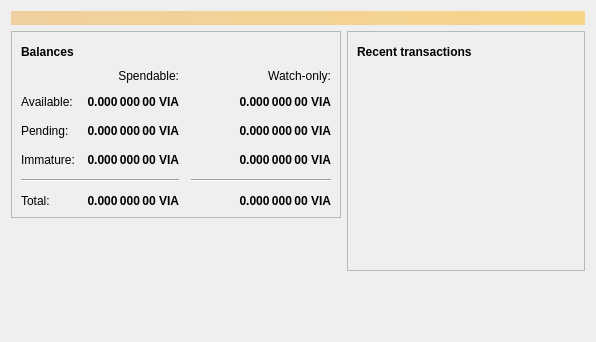
<?xml version="1.0" encoding="UTF-8"?>
<ui version="4.0">
 <class>OverviewPage</class>
 <widget class="QWidget" name="OverviewPage">
  <property name="geometry">
   <rect>
    <x>0</x>
    <y>0</y>
    <width>596</width>
    <height>342</height>
   </rect>
  </property>
  <property name="windowTitle">
   <string>Form</string>
  </property>
  <layout class="QVBoxLayout" name="topLayout">
   <item>
    <widget class="QLabel" name="labelAlerts">
     <property name="visible">
      <bool>false</bool>
     </property>
     <property name="styleSheet">
      <string notr="true">background-color: qlineargradient(x1: 0, y1: 0, x2: 1, y2: 0, stop:0 #F0D0A0, stop:1 #F8D488); color:#000000;</string>
     </property>
     <property name="wordWrap">
      <bool>true</bool>
     </property>
     <property name="margin">
      <number>3</number>
     </property>
    </widget>
   </item>
   <item>
    <layout class="QHBoxLayout" name="horizontalLayout" stretch="1,1">
     <item>
      <layout class="QVBoxLayout" name="verticalLayout_2">
       <item>
        <widget class="QFrame" name="frame">
         <property name="frameShape">
          <enum>QFrame::StyledPanel</enum>
         </property>
         <property name="frameShadow">
          <enum>QFrame::Raised</enum>
         </property>
         <layout class="QVBoxLayout" name="verticalLayout_4">
          <item>
           <layout class="QHBoxLayout" name="horizontalLayout_4">
            <item>
             <widget class="QLabel" name="label_5">
              <property name="font">
               <font>
                <weight>75</weight>
                <bold>true</bold>
               </font>
              </property>
              <property name="text">
               <string>Balances</string>
              </property>
             </widget>
            </item>
            <item>
             <widget class="QPushButton" name="labelWalletStatus">
              <property name="enabled">
               <bool>false</bool>
              </property>
              <property name="maximumSize">
               <size>
                <width>30</width>
                <height>16777215</height>
               </size>
              </property>
              <property name="toolTip">
               <string>The displayed information may be out of date. Your wallet automatically synchronizes with the Viacoin network after a connection is established, but this process has not completed yet.</string>
              </property>
              <property name="text">
               <string/>
              </property>
              <property name="icon">
               <iconset resource="../bitcoin.qrc">
                <normaloff>:/icons/warning</normaloff>
                <disabledoff>:/icons/warning</disabledoff>:/icons/warning</iconset>
              </property>
              <property name="iconSize">
               <size>
                <width>24</width>
                <height>24</height>
               </size>
              </property>
              <property name="flat">
               <bool>true</bool>
              </property>
             </widget>
            </item>
            <item>
             <spacer name="horizontalSpacer_3">
              <property name="orientation">
               <enum>Qt::Horizontal</enum>
              </property>
              <property name="sizeHint" stdset="0">
               <size>
                <width>40</width>
                <height>20</height>
               </size>
              </property>
             </spacer>
            </item>
           </layout>
          </item>
          <item>
           <layout class="QGridLayout" name="gridLayout">
            <property name="spacing">
             <number>12</number>
            </property>
            <item row="2" column="2">
             <widget class="QLabel" name="labelWatchPending">
              <property name="font">
               <font>
                <weight>75</weight>
                <bold>true</bold>
               </font>
              </property>
              <property name="cursor">
               <cursorShape>IBeamCursor</cursorShape>
              </property>
              <property name="toolTip">
               <string>Unconfirmed transactions to watch-only addresses</string>
              </property>
              <property name="text">
               <string notr="true">0.000 000 00 VIA</string>
              </property>
              <property name="alignment">
               <set>Qt::AlignRight|Qt::AlignTrailing|Qt::AlignVCenter</set>
              </property>
              <property name="textInteractionFlags">
               <set>Qt::LinksAccessibleByMouse|Qt::TextSelectableByKeyboard|Qt::TextSelectableByMouse</set>
              </property>
             </widget>
            </item>
            <item row="2" column="1">
             <widget class="QLabel" name="labelUnconfirmed">
              <property name="font">
               <font>
                <weight>75</weight>
                <bold>true</bold>
               </font>
              </property>
              <property name="cursor">
               <cursorShape>IBeamCursor</cursorShape>
              </property>
              <property name="toolTip">
               <string>Total of transactions that have yet to be confirmed, and do not yet count toward the spendable balance</string>
              </property>
              <property name="text">
               <string notr="true">0.000 000 00 VIA</string>
              </property>
              <property name="alignment">
               <set>Qt::AlignRight|Qt::AlignTrailing|Qt::AlignVCenter</set>
              </property>
              <property name="textInteractionFlags">
               <set>Qt::LinksAccessibleByMouse|Qt::TextSelectableByKeyboard|Qt::TextSelectableByMouse</set>
              </property>
             </widget>
            </item>
            <item row="3" column="2">
             <widget class="QLabel" name="labelWatchImmature">
              <property name="font">
               <font>
                <weight>75</weight>
                <bold>true</bold>
               </font>
              </property>
              <property name="cursor">
               <cursorShape>IBeamCursor</cursorShape>
              </property>
              <property name="toolTip">
               <string>Mined balance in watch-only addresses that has not yet matured</string>
              </property>
              <property name="text">
               <string notr="true">0.000 000 00 VIA</string>
              </property>
              <property name="alignment">
               <set>Qt::AlignRight|Qt::AlignTrailing|Qt::AlignVCenter</set>
              </property>
              <property name="textInteractionFlags">
               <set>Qt::LinksAccessibleByMouse|Qt::TextSelectableByKeyboard|Qt::TextSelectableByMouse</set>
              </property>
             </widget>
            </item>
            <item row="4" column="0" colspan="2">
             <widget class="Line" name="line">
              <property name="orientation">
               <enum>Qt::Horizontal</enum>
              </property>
             </widget>
            </item>
            <item row="4" column="2">
             <widget class="Line" name="lineWatchBalance">
              <property name="sizePolicy">
               <sizepolicy hsizetype="Preferred" vsizetype="Fixed">
                <horstretch>0</horstretch>
                <verstretch>0</verstretch>
               </sizepolicy>
              </property>
              <property name="minimumSize">
               <size>
                <width>140</width>
                <height>0</height>
               </size>
              </property>
              <property name="orientation">
               <enum>Qt::Horizontal</enum>
              </property>
             </widget>
            </item>
            <item row="5" column="0">
             <widget class="QLabel" name="labelTotalText">
              <property name="text">
               <string>Total:</string>
              </property>
             </widget>
            </item>
            <item row="3" column="1">
             <widget class="QLabel" name="labelImmature">
              <property name="font">
               <font>
                <weight>75</weight>
                <bold>true</bold>
               </font>
              </property>
              <property name="cursor">
               <cursorShape>IBeamCursor</cursorShape>
              </property>
              <property name="toolTip">
               <string>Mined balance that has not yet matured</string>
              </property>
              <property name="text">
               <string notr="true">0.000 000 00 VIA</string>
              </property>
              <property name="alignment">
               <set>Qt::AlignRight|Qt::AlignTrailing|Qt::AlignVCenter</set>
              </property>
              <property name="textInteractionFlags">
               <set>Qt::LinksAccessibleByMouse|Qt::TextSelectableByKeyboard|Qt::TextSelectableByMouse</set>
              </property>
             </widget>
            </item>
            <item row="2" column="3">
             <spacer name="horizontalSpacer_2">
              <property name="orientation">
               <enum>Qt::Horizontal</enum>
              </property>
              <property name="sizeHint" stdset="0">
               <size>
                <width>40</width>
                <height>20</height>
               </size>
              </property>
             </spacer>
            </item>
            <item row="3" column="0">
             <widget class="QLabel" name="labelImmatureText">
              <property name="text">
               <string>Immature:</string>
              </property>
             </widget>
            </item>
            <item row="5" column="1">
             <widget class="QLabel" name="labelTotal">
              <property name="font">
               <font>
                <weight>75</weight>
                <bold>true</bold>
               </font>
              </property>
              <property name="cursor">
               <cursorShape>IBeamCursor</cursorShape>
              </property>
              <property name="toolTip">
               <string>Your current total balance</string>
              </property>
              <property name="text">
               <string notr="true">0.000 000 00 VIA</string>
              </property>
              <property name="alignment">
               <set>Qt::AlignRight|Qt::AlignTrailing|Qt::AlignVCenter</set>
              </property>
              <property name="textInteractionFlags">
               <set>Qt::LinksAccessibleByMouse|Qt::TextSelectableByKeyboard|Qt::TextSelectableByMouse</set>
              </property>
             </widget>
            </item>
            <item row="5" column="2">
             <widget class="QLabel" name="labelWatchTotal">
              <property name="font">
               <font>
                <weight>75</weight>
                <bold>true</bold>
               </font>
              </property>
              <property name="cursor">
               <cursorShape>IBeamCursor</cursorShape>
              </property>
              <property name="toolTip">
               <string>Current total balance in watch-only addresses</string>
              </property>
              <property name="text">
               <string notr="true">0.000 000 00 VIA</string>
              </property>
              <property name="alignment">
               <set>Qt::AlignRight|Qt::AlignTrailing|Qt::AlignVCenter</set>
              </property>
              <property name="textInteractionFlags">
               <set>Qt::LinksAccessibleByMouse|Qt::TextSelectableByKeyboard|Qt::TextSelectableByMouse</set>
              </property>
             </widget>
            </item>
            <item row="0" column="2">
             <widget class="QLabel" name="labelWatchonly">
              <property name="text">
               <string>Watch-only:</string>
              </property>
              <property name="alignment">
               <set>Qt::AlignRight|Qt::AlignTrailing|Qt::AlignVCenter</set>
              </property>
             </widget>
            </item>
            <item row="1" column="0">
             <widget class="QLabel" name="labelBalanceText">
              <property name="text">
               <string>Available:</string>
              </property>
             </widget>
            </item>
            <item row="1" column="1">
             <widget class="QLabel" name="labelBalance">
              <property name="font">
               <font>
                <weight>75</weight>
                <bold>true</bold>
               </font>
              </property>
              <property name="cursor">
               <cursorShape>IBeamCursor</cursorShape>
              </property>
              <property name="toolTip">
               <string>Your current spendable balance</string>
              </property>
              <property name="text">
               <string notr="true">0.000 000 00 VIA</string>
              </property>
              <property name="alignment">
               <set>Qt::AlignRight|Qt::AlignTrailing|Qt::AlignVCenter</set>
              </property>
              <property name="textInteractionFlags">
               <set>Qt::LinksAccessibleByMouse|Qt::TextSelectableByKeyboard|Qt::TextSelectableByMouse</set>
              </property>
             </widget>
            </item>
            <item row="1" column="2">
             <widget class="QLabel" name="labelWatchAvailable">
              <property name="font">
               <font>
                <weight>75</weight>
                <bold>true</bold>
               </font>
              </property>
              <property name="cursor">
               <cursorShape>IBeamCursor</cursorShape>
              </property>
              <property name="toolTip">
               <string>Your current balance in watch-only addresses</string>
              </property>
              <property name="text">
               <string notr="true">0.000 000 00 VIA</string>
              </property>
              <property name="alignment">
               <set>Qt::AlignRight|Qt::AlignTrailing|Qt::AlignVCenter</set>
              </property>
              <property name="textInteractionFlags">
               <set>Qt::LinksAccessibleByMouse|Qt::TextSelectableByKeyboard|Qt::TextSelectableByMouse</set>
              </property>
             </widget>
            </item>
            <item row="2" column="0">
             <widget class="QLabel" name="labelPendingText">
              <property name="text">
               <string>Pending:</string>
              </property>
             </widget>
            </item>
            <item row="0" column="1">
             <widget class="QLabel" name="labelSpendable">
              <property name="text">
               <string>Spendable:</string>
              </property>
              <property name="alignment">
               <set>Qt::AlignRight|Qt::AlignTrailing|Qt::AlignVCenter</set>
              </property>
             </widget>
            </item>
           </layout>
          </item>
         </layout>
        </widget>
       </item>
       <item>
        <spacer name="verticalSpacer">
         <property name="orientation">
          <enum>Qt::Vertical</enum>
         </property>
         <property name="sizeHint" stdset="0">
          <size>
           <width>20</width>
           <height>40</height>
          </size>
         </property>
        </spacer>
       </item>
      </layout>
     </item>
     <item>
      <layout class="QVBoxLayout" name="verticalLayout_3">
       <item>
        <widget class="QFrame" name="frame_2">
         <property name="frameShape">
          <enum>QFrame::StyledPanel</enum>
         </property>
         <property name="frameShadow">
          <enum>QFrame::Raised</enum>
         </property>
         <layout class="QVBoxLayout" name="verticalLayout">
          <item>
           <layout class="QHBoxLayout" name="horizontalLayout_2">
            <item>
             <widget class="QLabel" name="label_4">
              <property name="font">
               <font>
                <weight>75</weight>
                <bold>true</bold>
               </font>
              </property>
              <property name="text">
               <string>Recent transactions</string>
              </property>
             </widget>
            </item>
            <item>
             <widget class="QPushButton" name="labelTransactionsStatus">
              <property name="enabled">
               <bool>false</bool>
              </property>
              <property name="maximumSize">
               <size>
                <width>30</width>
                <height>16777215</height>
               </size>
              </property>
              <property name="toolTip">
               <string>The displayed information may be out of date. Your wallet automatically synchronizes with the Viacoin network after a connection is established, but this process has not completed yet.</string>
              </property>
              <property name="text">
               <string/>
              </property>
              <property name="icon">
               <iconset resource="../bitcoin.qrc">
                <normaloff>:/icons/warning</normaloff>
                <disabledoff>:/icons/warning</disabledoff>:/icons/warning</iconset>
              </property>
              <property name="iconSize">
               <size>
                <width>24</width>
                <height>24</height>
               </size>
              </property>
              <property name="flat">
               <bool>true</bool>
              </property>
             </widget>
            </item>
            <item>
             <spacer name="horizontalSpacer">
              <property name="orientation">
               <enum>Qt::Horizontal</enum>
              </property>
              <property name="sizeHint" stdset="0">
               <size>
                <width>40</width>
                <height>20</height>
               </size>
              </property>
             </spacer>
            </item>
           </layout>
          </item>
          <item>
           <widget class="QListView" name="listTransactions">
            <property name="styleSheet">
             <string notr="true">QListView { background: transparent; }</string>
            </property>
            <property name="frameShape">
             <enum>QFrame::NoFrame</enum>
            </property>
            <property name="verticalScrollBarPolicy">
             <enum>Qt::ScrollBarAlwaysOff</enum>
            </property>
            <property name="horizontalScrollBarPolicy">
             <enum>Qt::ScrollBarAlwaysOff</enum>
            </property>
            <property name="selectionMode">
             <enum>QAbstractItemView::NoSelection</enum>
            </property>
           </widget>
          </item>
         </layout>
        </widget>
       </item>
       <item>
        <spacer name="verticalSpacer_2">
         <property name="orientation">
          <enum>Qt::Vertical</enum>
         </property>
         <property name="sizeHint" stdset="0">
          <size>
           <width>20</width>
           <height>40</height>
          </size>
         </property>
        </spacer>
       </item>
      </layout>
     </item>
    </layout>
   </item>
  </layout>
 </widget>
 <resources/>
 <connections/>
</ui>
